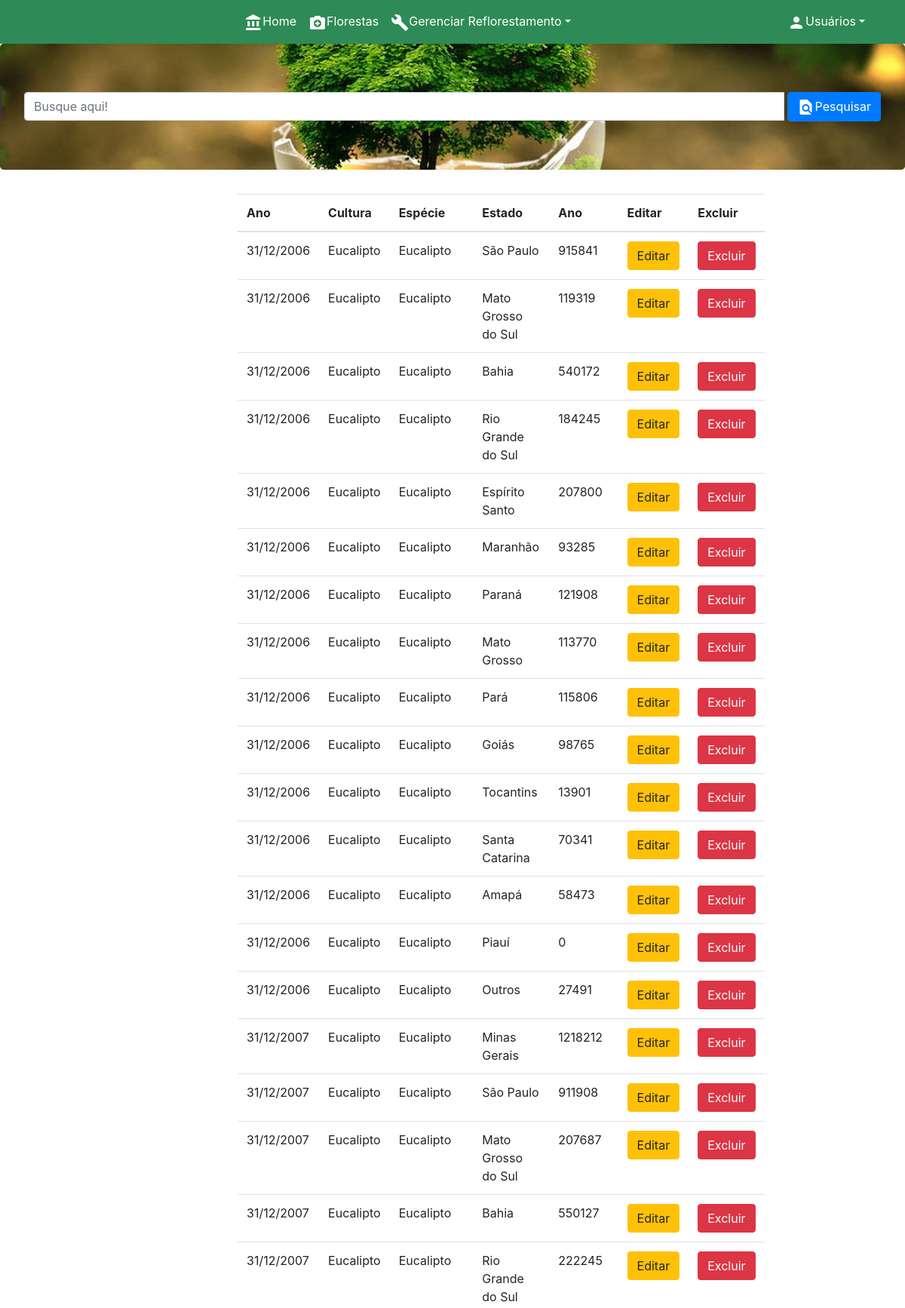
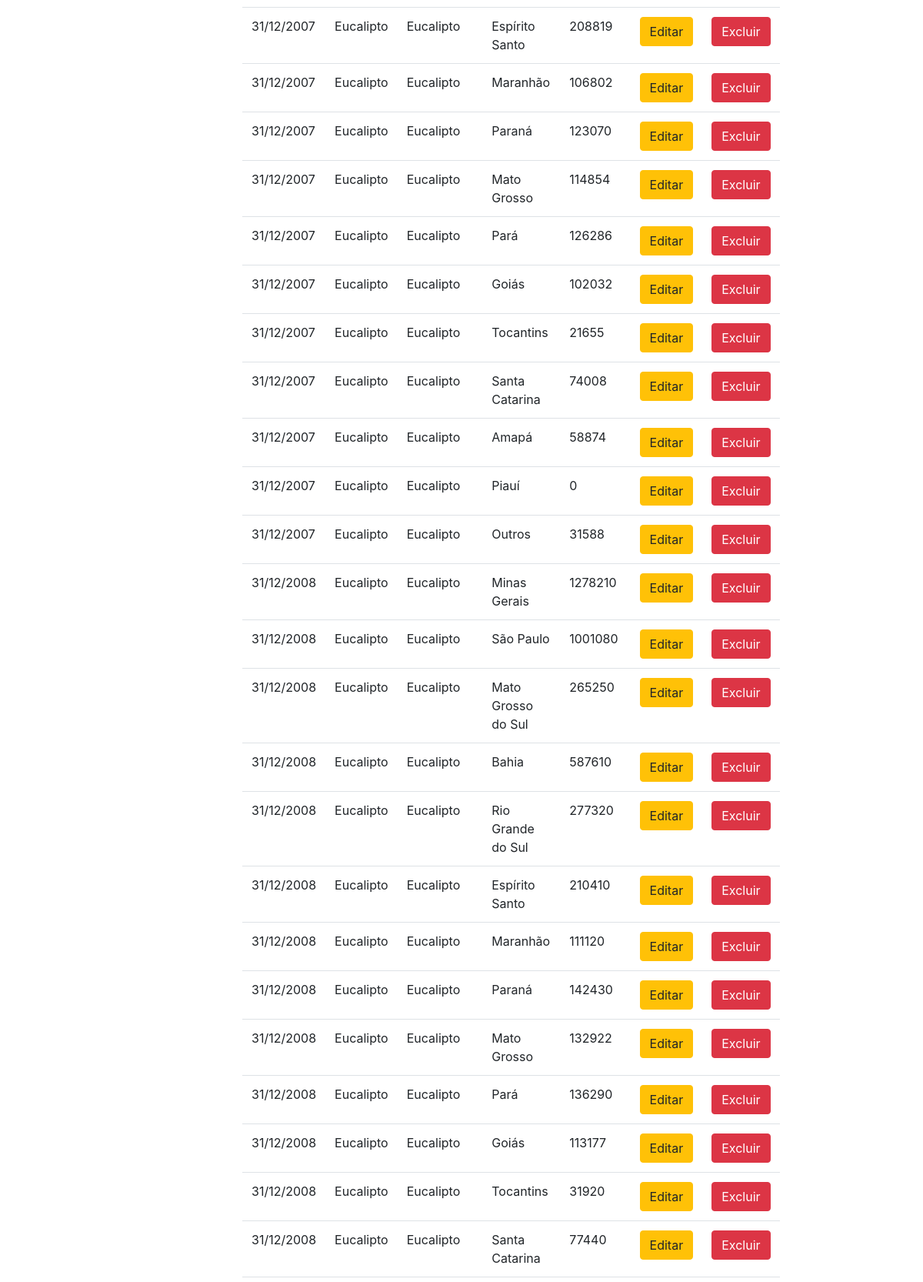
The page /florestas/ (signed in, upper part) on the database its author committed (2 pictures, top to bottom).
### hospitalapp/models.py (models this page shows)
class Floresta(models.Model):
    ano = models.CharField(max_length=100)
    cultura = models.CharField(max_length=100)
    especie = models.CharField(max_length=100)
    estado = models.CharField(max_length=100)
    area = models.IntegerField()
    def __str__(self):
        return self.estado

### hospitalapp/views.py (the view)
# urls.py: path('florestas/', florestas, name='florestas'),
def florestas(request):
    florestas = Floresta.objects.all()
    busca = request.GET.get('search')
    if busca:
        florestas = Floresta.objects.filter(estado__icontains = busca)
    return render(request, 'hospital/florestas.html', {'florestas':florestas})

### templates/hospital/florestas.html (shortened to what this page needs)
{% extends 'hospital/base.html' %}
{% block content %}
<div class="container col-lg-6">
    <table class="table table-responsive-lg table-responsive-sm table-responsive-tm">
        <thead>
            <tr>
                <th>Ano</th>
                <th>Cultura</th>
                <th>Espécie</th>
                <th>Estado</th>
                <th>Ano</th>
                {% if user.is_authenticated %}
                <th>Editar</th>
                <th>Excluir</th>
                {% endif %}
            </tr>
        </thead>
        <tbody>
            {% for floresta in florestas %}
            <tr>
                <td>{{floresta.ano}}</td>
                <td>{{floresta.cultura}}</td>
                <td>{{floresta.especie}}</td>
                <td>{{floresta.estado}}</td>
                <td>{{floresta.area}}</td>
                {% if user.is_authenticated %}
                <td><a href="{% url 'editar' floresta.id %}" class="btn btn-warning">Editar</a></td>
                <td><a href="{% url 'deletar' floresta.id %}" class="btn btn-danger">Excluir</a></td>
                {% endif %}
            </tr>
            {% endfor %}
        </tbody>
    </table>
</div>
{% endblock content %}

### rows shown on the page
Floresta: ano "31/12/2006", cultura "Eucalipto", especie "Eucalipto", estado "São Paulo", area "915841", shows "Editar"
Floresta: ano "31/12/2006", cultura "Eucalipto", especie "Eucalipto", estado "Mato Grosso do Sul", area "119319", shows "Editar"
Floresta: ano "31/12/2006", cultura "Eucalipto", especie "Eucalipto", estado "Bahia", area "540172", shows "Editar"
Floresta: ano "31/12/2006", cultura "Eucalipto", especie "Eucalipto", estado "Rio Grande do Sul", area "184245", shows "Editar"
Floresta: ano "31/12/2006", cultura "Eucalipto", especie "Eucalipto", estado "Espírito Santo", area "207800", shows "Editar"
Floresta: ano "31/12/2006", cultura "Eucalipto", especie "Eucalipto", estado "Maranhão", area "93285", shows "Editar"
Floresta: ano "31/12/2006", cultura "Eucalipto", especie "Eucalipto", estado "Paraná", area "121908", shows "Editar"
Floresta: ano "31/12/2006", cultura "Eucalipto", especie "Eucalipto", estado "Mato Grosso", area "113770", shows "Editar"
Floresta: ano "31/12/2006", cultura "Eucalipto", especie "Eucalipto", estado "Pará", area "115806", shows "Editar"
Floresta: ano "31/12/2006", cultura "Eucalipto", especie "Eucalipto", estado "Goiás", area "98765", shows "Editar"
Floresta: ano "31/12/2006", cultura "Eucalipto", especie "Eucalipto", estado "Tocantins", area "13901", shows "Editar"
Floresta: ano "31/12/2006", cultura "Eucalipto", especie "Eucalipto", estado "Santa Catarina", area "70341", shows "Editar"
Floresta: ano "31/12/2006", cultura "Eucalipto", especie "Eucalipto", estado "Amapá", area "58473", shows "Editar"
Floresta: ano "31/12/2006", cultura "Eucalipto", especie "Eucalipto", estado "Piauí", area "0", shows "Editar"
Floresta: ano "31/12/2006", cultura "Eucalipto", especie "Eucalipto", estado "Outros", area "27491", shows "Editar"
Floresta: ano "31/12/2007", cultura "Eucalipto", especie "Eucalipto", estado "Minas Gerais", area "1218212", shows "Editar"
Floresta: ano "31/12/2007", cultura "Eucalipto", especie "Eucalipto", estado "São Paulo", area "911908", shows "Editar"
Floresta: ano "31/12/2007", cultura "Eucalipto", especie "Eucalipto", estado "Mato Grosso do Sul", area "207687", shows "Editar"
Floresta: ano "31/12/2007", cultura "Eucalipto", especie "Eucalipto", estado "Bahia", area "550127", shows "Editar"
Floresta: ano "31/12/2007", cultura "Eucalipto", especie "Eucalipto", estado "Rio Grande do Sul", area "222245", shows "Editar"
Floresta: ano "31/12/2007", cultura "Eucalipto", especie "Eucalipto", estado "Espírito Santo", area "208819", shows "Editar"
Floresta: ano "31/12/2007", cultura "Eucalipto", especie "Eucalipto", estado "Maranhão", area "106802", shows "Editar"
Floresta: ano "31/12/2007", cultura "Eucalipto", especie "Eucalipto", estado "Paraná", area "123070", shows "Editar"
Floresta: ano "31/12/2007", cultura "Eucalipto", especie "Eucalipto", estado "Mato Grosso", area "114854", shows "Editar"
Floresta: ano "31/12/2007", cultura "Eucalipto", especie "Eucalipto", estado "Pará", area "126286", shows "Editar"
Floresta: ano "31/12/2007", cultura "Eucalipto", especie "Eucalipto", estado "Goiás", area "102032", shows "Editar"
Floresta: ano "31/12/2007", cultura "Eucalipto", especie "Eucalipto", estado "Tocantins", area "21655", shows "Editar"
Floresta: ano "31/12/2007", cultura "Eucalipto", especie "Eucalipto", estado "Santa Catarina", area "74008", shows "Editar"
Floresta: ano "31/12/2007", cultura "Eucalipto", especie "Eucalipto", estado "Amapá", area "58874", shows "Editar"
Floresta: ano "31/12/2007", cultura "Eucalipto", especie "Eucalipto", estado "Piauí", area "0", shows "Editar"
Floresta: ano "31/12/2007", cultura "Eucalipto", especie "Eucalipto", estado "Outros", area "31588", shows "Editar"
Floresta: ano "31/12/2008", cultura "Eucalipto", especie "Eucalipto", estado "Minas Gerais", area "1278210", shows "Editar"
Floresta: ano "31/12/2008", cultura "Eucalipto", especie "Eucalipto", estado "São Paulo", area "1001080", shows "Editar"
Floresta: ano "31/12/2008", cultura "Eucalipto", especie "Eucalipto", estado "Mato Grosso do Sul", area "265250", shows "Editar"
Floresta: ano "31/12/2008", cultura "Eucalipto", especie "Eucalipto", estado "Bahia", area "587610", shows "Editar"
Floresta: ano "31/12/2008", cultura "Eucalipto", especie "Eucalipto", estado "Rio Grande do Sul", area "277320", shows "Editar"
Floresta: ano "31/12/2008", cultura "Eucalipto", especie "Eucalipto", estado "Espírito Santo", area "210410", shows "Editar"
Floresta: ano "31/12/2008", cultura "Eucalipto", especie "Eucalipto", estado "Maranhão", area "111120", shows "Editar"
Floresta: ano "31/12/2008", cultura "Eucalipto", especie "Eucalipto", estado "Paraná", area "142430", shows "Editar"
Floresta: ano "31/12/2008", cultura "Eucalipto", especie "Eucalipto", estado "Mato Grosso", area "132922", shows "Editar"
Floresta: ano "31/12/2008", cultura "Eucalipto", especie "Eucalipto", estado "Pará", area "136290", shows "Editar"
Floresta: ano "31/12/2008", cultura "Eucalipto", especie "Eucalipto", estado "Goiás", area "113177", shows "Editar"
Floresta: ano "31/12/2008", cultura "Eucalipto", especie "Eucalipto", estado "Tocantins", area "31920", shows "Editar"
Floresta: ano "31/12/2008", cultura "Eucalipto", especie "Eucalipto", estado "Santa Catarina", area "77440", shows "Editar"
